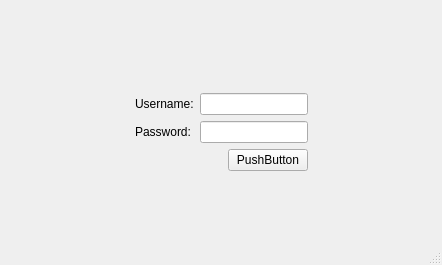
<?xml version="1.0" encoding="UTF-8"?>
<ui version="4.0">
 <class>LoginWindow</class>
 <widget class="QMainWindow" name="LoginWindow">
  <property name="geometry">
   <rect>
    <x>0</x>
    <y>0</y>
    <width>442</width>
    <height>265</height>
   </rect>
  </property>
  <property name="windowTitle">
   <string>MainWindow</string>
  </property>
  <widget class="QWidget" name="centralwidget">
   <layout class="QGridLayout" name="gridLayout_2">
    <item row="2" column="0">
     <spacer name="horizontalSpacer">
      <property name="orientation">
       <enum>Qt::Orientation::Horizontal</enum>
      </property>
      <property name="sizeHint" stdset="0">
       <size>
        <width>40</width>
        <height>20</height>
       </size>
      </property>
     </spacer>
    </item>
    <item row="3" column="1">
     <spacer name="verticalSpacer">
      <property name="orientation">
       <enum>Qt::Orientation::Vertical</enum>
      </property>
      <property name="sizeHint" stdset="0">
       <size>
        <width>20</width>
        <height>40</height>
       </size>
      </property>
     </spacer>
    </item>
    <item row="0" column="1">
     <spacer name="verticalSpacer_2">
      <property name="orientation">
       <enum>Qt::Orientation::Vertical</enum>
      </property>
      <property name="sizeHint" stdset="0">
       <size>
        <width>20</width>
        <height>40</height>
       </size>
      </property>
     </spacer>
    </item>
    <item row="2" column="2">
     <spacer name="horizontalSpacer_2">
      <property name="orientation">
       <enum>Qt::Orientation::Horizontal</enum>
      </property>
      <property name="sizeHint" stdset="0">
       <size>
        <width>40</width>
        <height>20</height>
       </size>
      </property>
     </spacer>
    </item>
    <item row="2" column="1">
     <layout class="QGridLayout" name="gridLayout">
      <item row="0" column="1" colspan="2">
       <widget class="QLineEdit" name="usernameLineEdit"/>
      </item>
      <item row="0" column="0">
       <widget class="QLabel" name="label">
        <property name="text">
         <string>Username:</string>
        </property>
       </widget>
      </item>
      <item row="1" column="0">
       <widget class="QLabel" name="label_2">
        <property name="text">
         <string>Password:</string>
        </property>
       </widget>
      </item>
      <item row="1" column="1" colspan="2">
       <widget class="QLineEdit" name="passwordLineEdit"/>
      </item>
      <item row="2" column="2">
       <widget class="QPushButton" name="loginButton">
        <property name="text">
         <string>PushButton</string>
        </property>
       </widget>
      </item>
     </layout>
    </item>
    <item row="1" column="1">
     <spacer name="horizontalSpacer_3">
      <property name="orientation">
       <enum>Qt::Orientation::Horizontal</enum>
      </property>
      <property name="sizeHint" stdset="0">
       <size>
        <width>40</width>
        <height>20</height>
       </size>
      </property>
     </spacer>
    </item>
   </layout>
  </widget>
  <widget class="QMenuBar" name="menubar">
   <property name="geometry">
    <rect>
     <x>0</x>
     <y>0</y>
     <width>442</width>
     <height>21</height>
    </rect>
   </property>
  </widget>
  <widget class="QStatusBar" name="statusbar"/>
 </widget>
 <resources/>
 <connections/>
</ui>
